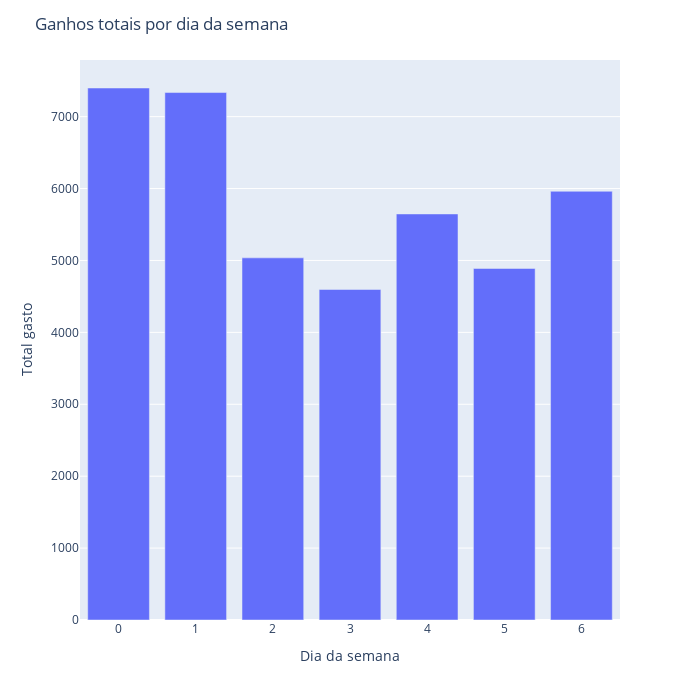

The notebook cell this image was saved under:
### Code cell
total_gasto_sem = vendas_dia.groupby(['dia_sem']).sum()
total_gasto_sem['dia'] = range(len(total_gasto_sem['total_ganho']))
#Plotando Gráfico
fig = px.bar(total_gasto_sem,
             x='dia', y="total_ganho", height=700, width=700,
             barmode='stack')
fig.update_layout(title = 'Ganhos totais por dia da semana')
fig.update_xaxes(title = 'Dia da semana')
fig.update_yaxes(title = 'Total gasto')
fig.show()

### Figure 1 — Plotly figure (JSON) as saved in the notebook; plotly's stock layout.template omitted (floating-point values rounded to 4 significant figures)
{"data": [{"alignmentgroup": "True", "hovertemplate": "dia=%{x}<br>total_ganho=%{y}<extra></extra>", "legendgroup": "", "marker": {"color": "#636efa", "pattern": {"shape": ""}}, "name": "", "offsetgroup": "", "orientation": "v", "showlegend": false, "textposition": "auto", "type": "bar", "x": [0, 1, 2, 3, 4, 5, 6], "xaxis": "x", "y": [7398.0, 7335.0, 5036.0, 4596.0, 5647.0, 4889.0, 5962.0], "yaxis": "y"}], "layout": {"barmode": "stack", "height": 700, "legend": {"tracegroupgap": 0}, "margin": {"t": 60}, "title": {"text": "Ganhos totais por dia da semana"}, "width": 700, "xaxis": {"anchor": "y", "domain": [0, 1], "title": {"text": "Dia da semana"}}, "yaxis": {"anchor": "x", "domain": [0, 1], "title": {"text": "Total gasto"}}}}
